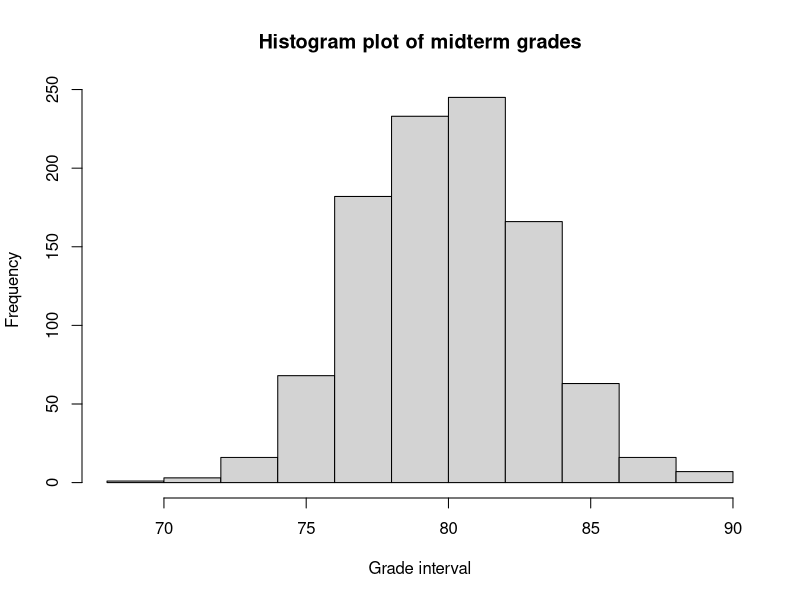

Reproduce this figure in R.
## ---- chunk 1
library(sampling)
x <- seq(1, 10)
sample(x, 3, replace = FALSE) #base R sampling
srswor(3, 10) #from sampling library
x[srswor(3, 10) == 1] #mimics base R sampling
## ---- chunk 2
library(truncnorm)
N=1000  # number of students
x<-seq(1,N)  # label these students
y<-rtruncnorm(N,0,100,mean=80, sd=3)  # simulate 1000 midterm marks
n<-20  # sample size

# show histogram
hist(y, main="Histogram plot of midterm grades", xlab="Grade interval", freq = TRUE)

# simple random sampling
ind=sample(x,n, replace=FALSE)
sample_mean=mean(y[ind])
sample_sd=sd(y[ind])
sample_mean
sample_sd
# estimated average v.s. population average
sample_mean
sum(y)/N
# estimated sd v.s. population sd
sample_sd
sd(y)
# A funcion computes the estimated mean and sd
mean_SD<-function(s,n){
  sam_mean<-rep(0,s)
  sam_sd<-sam_mean
  for (i in 1:s){
    ind=sample(x,n, replace=FALSE)
    sam_mean[i]=mean(y[ind])
    sam_sd[i]=sd(y[ind])
  }
  es_mean<-mean(sam_mean)
  es_var<-sam_sd[1]^2/n*(1-n/N)
  es_var2<-sd(sam_mean)^2
  print(es_mean)
  print(es_var)
  print(es_var2)
}
mean_SD(10,20)
mean_SD(10,50) # Increase sample size improves standard deviation
mean_SD(50,20) # Increasing number of samples does not improve standard deviation
# 95% confidence interval for population mean
mean_CI<-function(n){
  ind<-sample(x,n,replace=FALSE)
  sample_m<-mean(y[ind])
  CI_left<-sample_m-qt(0.975,n-1)*sd(y[ind])*sqrt((1-n/N)/n)
  CI_right<-sample_m+qt(0.975,n-1)*sd(y[ind])*sqrt((1-n/N)/n)
  print(c(CI_left, CI_right))
}
# check whether the population mean locates within the CI
mean(y)
mean_CI(20)
mean_CI(20)
mean_CI(20)
mean_CI(50)
mean_CI(50)
